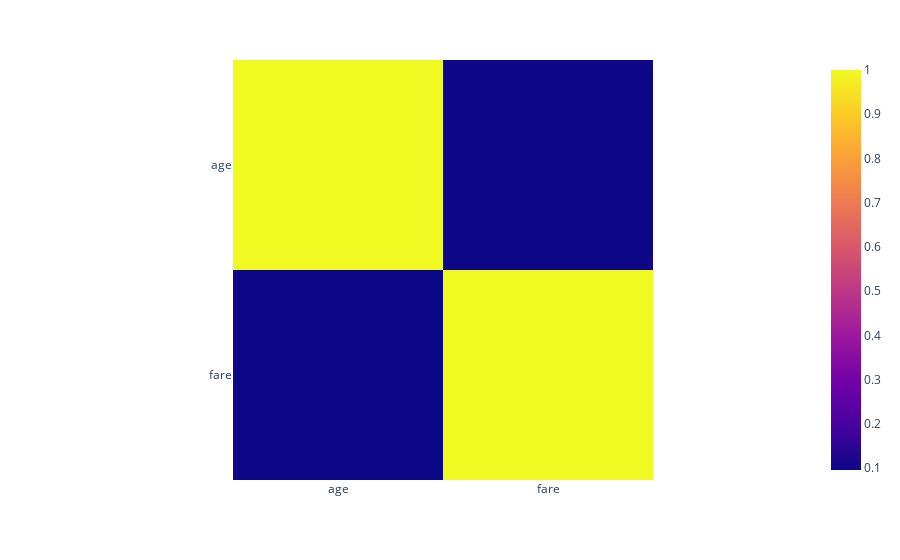

Notebook source saved alongside this figure:
### Code cell
#Heatmap of correlation of titanic dataset between age and fare

fig=px.imshow(df[['age','fare']].corr())
fig.show()

### Figure 1 — Plotly figure (JSON) as saved in the notebook; plotly's stock layout.template omitted (floating-point values rounded to 4 significant figures)
{"data": [{"coloraxis": "coloraxis", "hovertemplate": "x: %{x}<br>y: %{y}<br>color: %{z}<extra></extra>", "name": "0", "type": "heatmap", "x": ["age", "fare"], "xaxis": "x", "y": ["age", "fare"], "yaxis": "y", "z": [[1.0, 0.09607], [0.09607, 1.0]]}], "layout": {"coloraxis": {"colorscale": [[0, "#0d0887"], [0.1111, "#46039f"], [0.2222, "#7201a8"], [0.3333, "#9c179e"], [0.4444, "#bd3786"], [0.5556, "#d8576b"], [0.6667, "#ed7953"], [0.7778, "#fb9f3a"], [0.8889, "#fdca26"], [1, "#f0f921"]]}, "margin": {"t": 60}, "xaxis": {"anchor": "y", "constrain": "domain", "domain": [0, 1], "scaleanchor": "y"}, "yaxis": {"anchor": "x", "autorange": "reversed", "constrain": "domain", "domain": [0, 1]}}}
